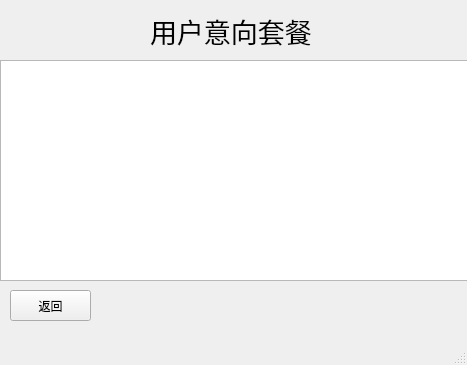
<?xml version="1.0" encoding="UTF-8"?>
<ui version="4.0">
 <class>admin_userwant</class>
 <widget class="QMainWindow" name="admin_userwant">
  <property name="geometry">
   <rect>
    <x>0</x>
    <y>0</y>
    <width>467</width>
    <height>365</height>
   </rect>
  </property>
  <property name="windowTitle">
   <string>用户意向套餐</string>
  </property>
  <widget class="QWidget" name="centralwidget">
   <widget class="QListWidget" name="listWidget">
    <property name="geometry">
     <rect>
      <x>0</x>
      <y>60</y>
      <width>471</width>
      <height>221</height>
     </rect>
    </property>
   </widget>
   <widget class="QLabel" name="label">
    <property name="geometry">
     <rect>
      <x>150</x>
      <y>10</y>
      <width>331</width>
      <height>41</height>
     </rect>
    </property>
    <property name="font">
     <font>
      <pointsize>20</pointsize>
     </font>
    </property>
    <property name="text">
     <string>用户意向套餐</string>
    </property>
   </widget>
   <widget class="QPushButton" name="pushButton_back">
    <property name="geometry">
     <rect>
      <x>10</x>
      <y>290</y>
      <width>81</width>
      <height>31</height>
     </rect>
    </property>
    <property name="text">
     <string>返回</string>
    </property>
   </widget>
  </widget>
  <widget class="QMenuBar" name="menubar">
   <property name="geometry">
    <rect>
     <x>0</x>
     <y>0</y>
     <width>467</width>
     <height>17</height>
    </rect>
   </property>
  </widget>
  <widget class="QStatusBar" name="statusbar"/>
 </widget>
 <resources/>
 <connections/>
</ui>
